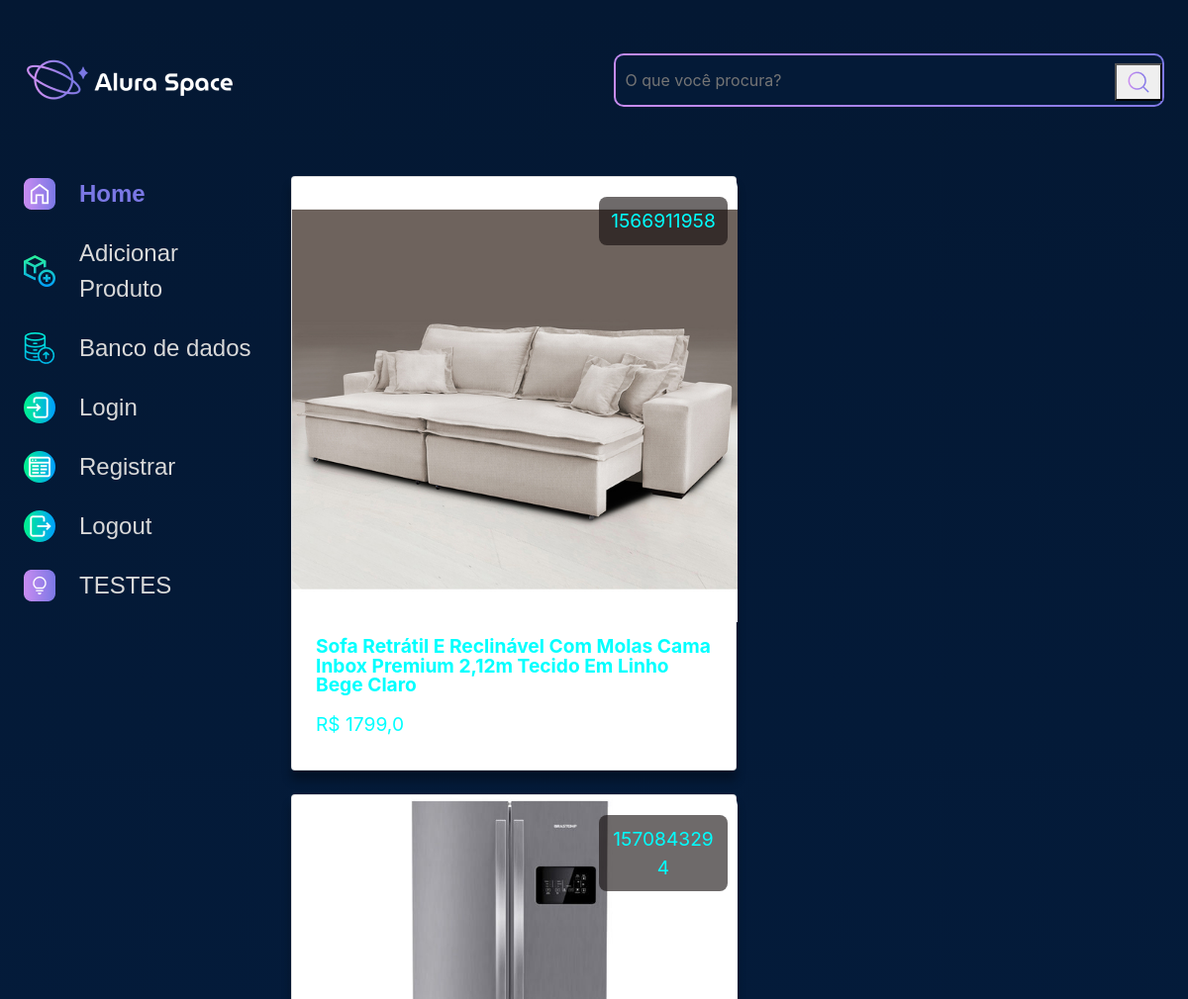
The app's page /buscar (signed in, upper part), older data.
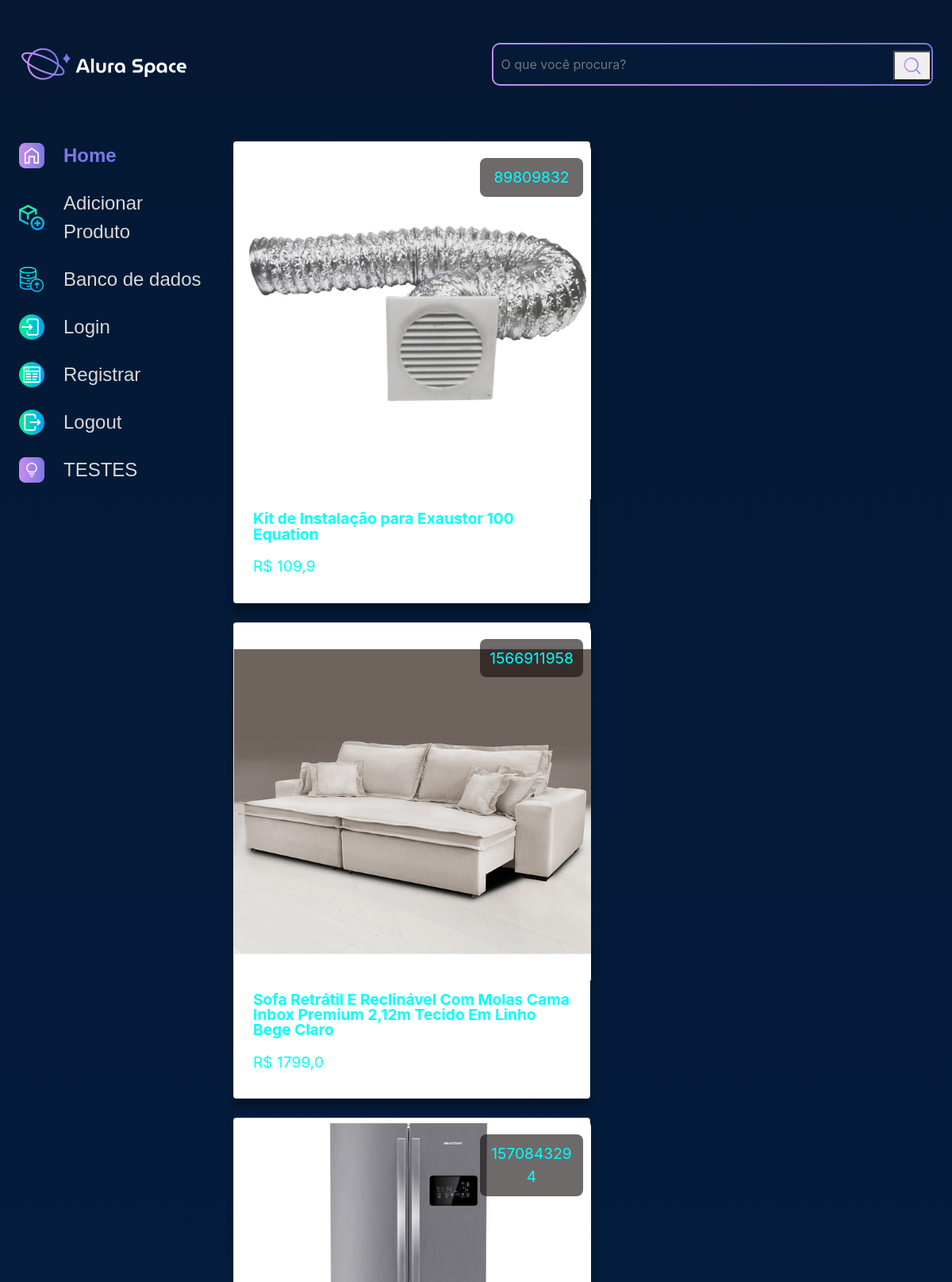
The same page, newer data.
### produtos/models.py (models this page shows, shortened)
class Produto(models.Model):
    lm = models.CharField(max_length=20, primary_key=True, null=False, blank=False)
    titulo = models.CharField(max_length=130, null=False, blank=False)
    preco = models.FloatField(max_length=10, null=False, blank=False)
    link = models.CharField(max_length=250, null=False, blank=False)
    avaliacoes = models.IntegerField(null=False, blank=False)
    media_avaliacoes = models.FloatField(max_length=4, null=False, blank=False)
    data_produto = models.DateTimeField(default=datetime.now, blank=False)
    foto = models.ImageField(blank=True)
    usuario = models.ForeignKey(
        to=User,
        on_delete=models.SET_NULL,
        null=True,
        blank=False,
        related_name="user",
    )

### produtos/views.py (the view)
# urls.py: path('buscar', buscar, name='buscar'),
def buscar(request):
    if not request.user.is_authenticated:
        messages.error(request, 'Faça login para pesquisar.')
        return redirect('login')
    produtos = Produto.objects.order_by("-data_produto")
    if "buscar"  in request.GET:
        termo_busca = request.GET['buscar']
        if termo_busca:
            produtos = produtos.filter(Q(titulo__icontains=termo_busca) | Q(lm__icontains=termo_busca))
    return render(request, 'produtos/buscar.html', {"cards": produtos})

### templates/produtos/buscar.html
{% extends 'produtos/base.html' %}
{% load static %}
{% block content %}
        <section class="galeria">
            <div class="cards">
                <ul class="cards__lista">
                    {% if cards %}
                    {% for produto in cards %}
                    <li class="card">
                        <a href="{% url 'detalhe_produto' %}?lm={{ produto.lm}}&titulo={{produto.titulo}}" target="_blank">
                            {% if produto.foto == "" or produto.foto == null %}
                                <img class="card__imagem" src="{% static '/assets/imagens/galeria/Image_not_available.png' %}" alt="foto">
                            {% else %}
                                <img class="card__imagem" src="{{ produto.foto.url }}" alt="foto">
                            {% endif %}
                        </a>
                        <span class="card__tag" style="color: aqua;">{{produto.lm}}</span>
                        <div class="card__info">
                            <p class="card__titulo" style="color: aqua;">{{produto.titulo}}</p>
                            <div class="card__texto" style="color: aqua; margin-bottom: 15px;">R$ {{produto.preco}}
                                <span>
                                    <img src="{% static '/assets/ícones/1x/favorite_outline.png' %}" alt="ícone de coração">
                                </span>
                            </div>
                        </div>
                    </li>
                    {% endfor %}
                    {% else %}
                    <div>
                        <p class="product-info-title" style="color: aqua; margin-bottom: 15px;">Produto não encontrado</p>
                    </div>
                    {% endif %}
                </ul>
            </div>
        </section>
    </main>
</div>
{% endblock %}

Row changes from the older to the newer data that the page shows:
added Produto: foto (picture), lm "89809832", titulo "Kit de Instalação para Exaustor 100 Equation", preco "109,9"
